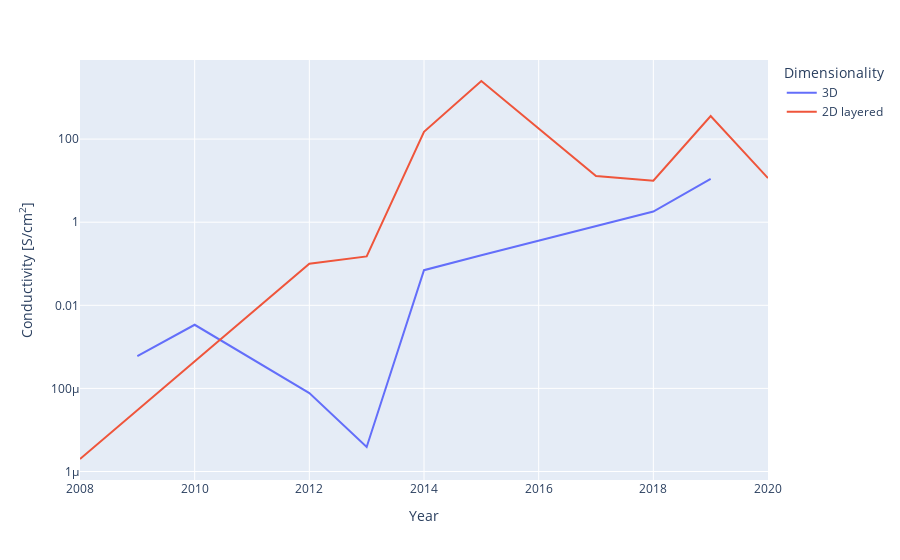

The notebook cell this image was saved under:
### Code cell
mofs_sorted_2D = mofs.loc[mofs[mofs['Dimensionality']=='2D layered'].groupby('Year')['Value'].idxmax()]
mofs_sorted_3D = mofs.loc[mofs[mofs['Dimensionality']=='3D'].groupby('Year')['Value'].idxmax()]
mofs_sorted = pd.concat([mofs_sorted_3D, mofs_sorted_2D], ignore_index=True)
fig2 = px.line(mofs_sorted, x='Year', y='Value', color='Dimensionality', hover_data=['Dimensionality','Porosity'], 
                 labels={'Value': "Conductivity [S/cm<sup>2</sup>]"}, hover_name='Name')
fig2.update_traces(hovertemplate='<b>%{hovertext}</b><br><br>Dimensionality=%{customdata[0]}\
                                 <br>Year=%{x}<br>Value=%{y} S/cm<sup>2</sup>\
                                 <br>Porosity=%{customdata[1]} m<sup>2</sup>/g<extra></extra>')
fig2.update_layout(yaxis_type="log")
fig2.show()

### Figure 1 — Plotly figure (JSON) as saved in the notebook; plotly's stock layout.template omitted (floating-point values rounded to 4 significant figures)
{"data": [{"customdata": [["3D", 0.001], ["3D", 0.001], ["3D", 450], ["3D", 54], ["3D", 0.001], ["3D", 0.001], ["3D", 614], ["3D", 3]], "hovertemplate": "<b>%{hovertext}</b><br><br>Dimensionality=%{customdata[0]}                                 <br>Year=%{x}<br>Value=%{y} S/cm<sup>2</sup>                                 <br>Porosity=%{customdata[1]} m<sup>2</sup>/g<extra></extra>", "hovertext": ["Cu[Cu(pdt)2]", "I2@Zn3(lac)2(pybz)2", "Fe(1,2,3-triazolate) (oxidized)", "Fe2DSBDC", "TCNQ@Cu3(BTC)2", "Fe2(dhbq)3", "Fe2(BDT)3 (oxidized)", "Cu2(6-Hmna)(6-mn)"], "legendgroup": "3D", "line": {"color": "#636efa", "dash": "solid"}, "mode": "lines", "name": "3D", "orientation": "v", "showlegend": true, "type": "scatter", "x": [2009, 2010, 2012, 2013, 2014, 2015, 2018, 2019], "xaxis": "x", "y": [0.0006, 0.0034, 7.7e-05, 3.9e-06, 0.07, 0.16, 1.8, 10.96], "yaxis": "y"}, {"customdata": [["2D layered", 0.001], ["2D layered", 306], ["2D layered", 0.001], ["2D layered", 0.001], ["2D layered", 0.001], ["2D layered", 114], ["2D layered", 210], ["2D layered", 2298], ["2D layered", 280]], "hovertemplate": "<b>%{hovertext}</b><br><br>Dimensionality=%{customdata[0]}                                 <br>Year=%{x}<br>Value=%{y} S/cm<sup>2</sup>                                 <br>Porosity=%{customdata[1]} m<sup>2</sup>/g<extra></extra>", "hovertext": ["Pb3(BHT)", "Cu3(HOTP)2", "Ni3(BHT)2", "Ni3(BHT)2 oxidized", "Cu3(BHT)", "Cu3(HIB)2", "Fe3(PTC)", "(Mn/Fe)3(HIB)2", "Co3(HITP)2"], "legendgroup": "2D layered", "line": {"color": "#EF553B", "dash": "solid"}, "mode": "lines", "name": "2D layered", "orientation": "v", "showlegend": true, "type": "scatter", "x": [2008, 2012, 2013, 2014, 2015, 2017, 2018, 2019, 2020], "xaxis": "x", "y": [2e-06, 0.1, 0.15, 150, 2500, 13, 10, 359, 11.5], "yaxis": "y"}], "layout": {"autosize": true, "legend": {"title": {"text": "Dimensionality"}, "tracegroupgap": 0}, "margin": {"t": 60}, "xaxis": {"anchor": "y", "autorange": true, "domain": [0, 1], "range": [2008, 2020], "title": {"text": "Year"}, "type": "linear"}, "yaxis": {"anchor": "x", "autorange": true, "domain": [0, 1], "range": [-6.204, 3.903], "title": {"text": "Conductivity [S/cm<sup>2</sup>]"}, "type": "log"}}}
